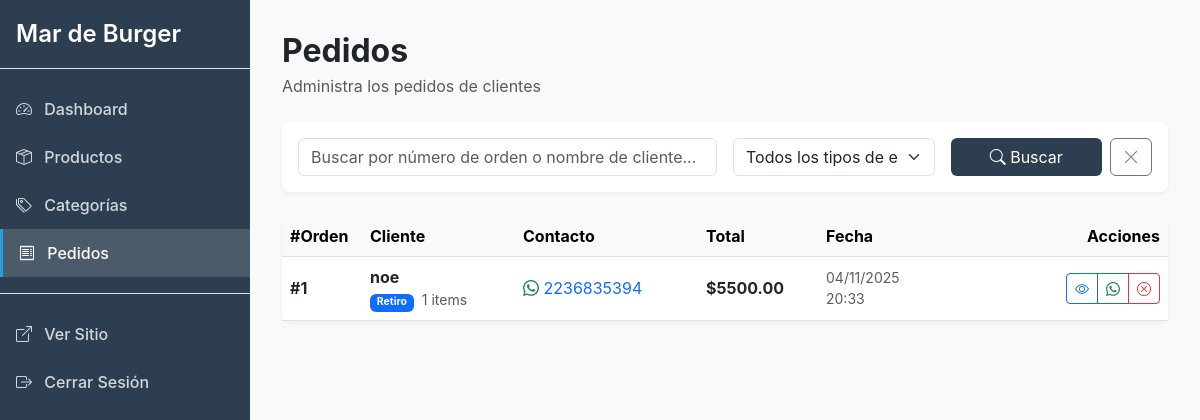
/panel/pedidos/ (signed in), run on an earlier commit of the app's database.
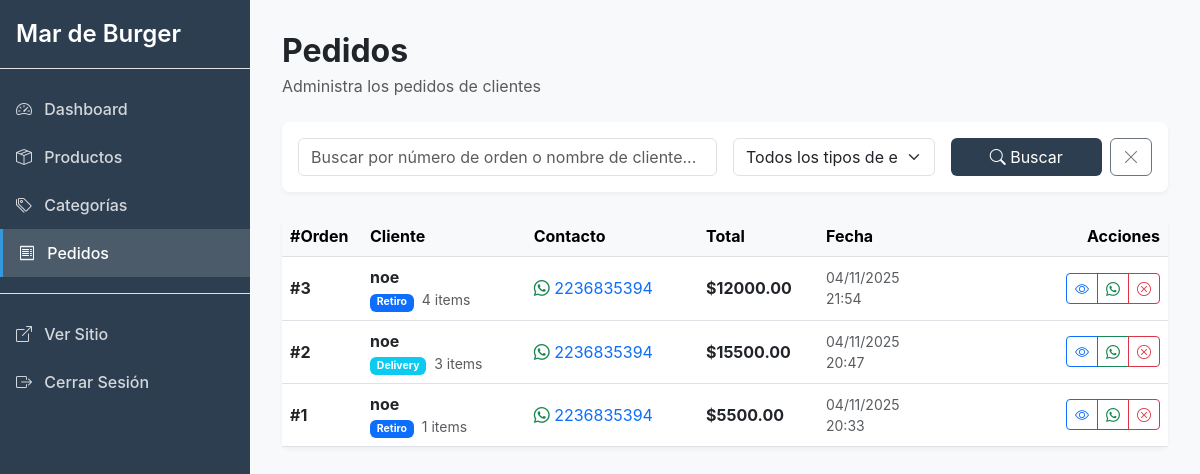
And on a later commit of the database.
### menu/models.py (models this page shows, shortened)
class Pedido(models.Model):
    METODO_PAGO = [
        ('efectivo', 'Efectivo'),
        ('transferencia', 'Transferencia Bancaria'),
        ('mercadopago', 'Mercado Pago'),
    ]
    TIPO_ENTREGA = [
        ('retiro', 'Retiro en local'),
        ('delivery', 'Delivery'),
    ]
    nombre_cliente = models.CharField(max_length=200)
    telefono = models.CharField(max_length=20)
    direccion = models.TextField(
        blank=True,
        help_text="Solo necesario para delivery"
    )
    tipo_entrega = models.CharField(
        max_length=20,
        choices=TIPO_ENTREGA,
        default='retiro'
    )
    metodo_pago = models.CharField(
        max_length=20,
        choices=METODO_PAGO,
        default='efectivo'
    )
    total = models.DecimalField(
        max_digits=10,
        decimal_places=2,
        help_text="Total del pedido"
    )
    notas = models.TextField(
        blank=True,
        help_text="Aclaraciones o instrucciones especiales"
    )
    fecha = models.DateTimeField(auto_now_add=True)
    class Meta:
        ordering = ['-fecha']
        verbose_name_plural = "Pedidos"
    def cantidad_items(self):
        return sum(item.cantidad for item in self.items.all())

class ItemPedido(models.Model):
    pedido = models.ForeignKey(
        Pedido,
        on_delete=models.CASCADE,
        related_name='items'
    )
    producto = models.ForeignKey(
        Producto,
        on_delete=models.CASCADE
    )
    cantidad = models.IntegerField(default=1)
    precio_unitario = models.DecimalField(
        max_digits=10,
        decimal_places=2,
        help_text="Precio al momento de la compra"
    )
    class Meta:
        verbose_name_plural = "Items de Pedido"
    def subtotal(self):
        return self.cantidad * self.precio_unitario

### panel/views.py (the view)
# urls.py: path('pedidos/', views.PedidoListView.as_view(), name='panel_pedido_list'),
class PedidoListView(LoginRequiredMixin, ListView):
    model = Pedido
    template_name = 'panel/pedido_list.html'
    context_object_name = 'pedidos'
    login_url = reverse_lazy('panel_login')
    ordering = ['-fecha']
    paginate_by = 20
    def get_queryset(self):
        queryset = super().get_queryset()
        search = self.request.GET.get('search')
        if search:
            queryset = queryset.filter(
                Q(id__icontains=search) |
                Q(nombre_cliente__icontains=search)
            )
        tipo_entrega = self.request.GET.get('tipo_entrega')
        if tipo_entrega:
            queryset = queryset.filter(tipo_entrega=tipo_entrega)
        return queryset

### panel/templates/panel/pedido_list.html (shortened to what the changed rows need)
{% extends 'panel/base_panel.html' %}
{% block content %}
<div class="d-flex justify-content-between align-items-center mb-4">
    <div>
        <h1 class="h2 fw-bold mb-1">Pedidos</h1>
    </div>
</div>
{% if pedidos %}
<div class="card">
    <div class="card-body p-0">
        <div class="table-responsive">
            <table class="table table-hover mb-0 align-middle">
                <thead class="table-light">
                    <tr>
                        <th style="width: 80px;">#Orden</th>
                        <th>Cliente</th>
                        <th>Contacto</th>
                        <th style="width: 120px;">Total</th>
                        <th style="width: 150px;">Fecha</th>
                        <th class="text-end" style="width: 200px;">Acciones</th>
                    </tr>
                </thead>
                <tbody>
                    {% for pedido in pedidos %}
                    <tr>
                        <td class="fw-bold">#{{ pedido.id }}</td>
                        <td>
                            <div class="d-flex align-items-center">
                                <div>
                                    <div class="fw-bold">{{ pedido.nombre_cliente }}</div>
                                    <div class="small">
                                        {% if pedido.tipo_entrega == 'retiro' %}
                                            <span class="badge bg-primary badge-sm">Retiro</span>
                                        {% else %}
                                            <span class="badge bg-info badge-sm">Delivery</span>
                                        {% endif %}
                                        <span class="text-muted ms-1">{{ pedido.cantidad_items }} items</span>
                                    </div>
                                </div>
                            </div>
                        </td>
                        <td>
                            <a href="https://wa.me/{{ pedido.telefono }}"
                               class="text-decoration-none"
                               target="_blank"
                               title="Contactar por WhatsApp">
                                <i class="bi bi-whatsapp text-success"></i>
                                {{ pedido.telefono }}
                            </a>
                        </td>
                        <td class="fw-bold">${{ pedido.total }}</td>
                        <td class="text-muted small">
                            {{ pedido.fecha|date:"d/m/Y" }}<br>
                            {{ pedido.fecha|date:"H:i" }}
                        </td>
                        <td class="text-end">
                            <div class="btn-group btn-group-sm" role="group">
                                <button type="button"
                                        class="btn btn-outline-primary"
                                        data-bs-toggle="modal"
                                        data-bs-target="#pedidoModal{{ pedido.id }}"
                                        title="Ver detalles">
                                    <i class="bi bi-eye"></i>
                                </button>
                                <a href="https://wa.me/{{ pedido.telefono }}"
                                   class="btn btn-outline-success"
                                   target="_blank"
                                   title="Contactar">
                                    <i class="bi bi-whatsapp"></i>
                                </a>
                                <button type="button"
                                        class="btn btn-outline-danger"
                                        data-bs-toggle="modal"
                                        data-bs-target="#cancelModal{{ pedido.id }}"
                                        title="Cancelar pedido">
                                    <i class="bi bi-x-circle"></i>
                                </button>
                            </div>
                        </td>
                    </tr>
                    {% endfor %}
                </tbody>
            </table>
        </div>
    </div>
</div>
{% endif %}
{% endblock %}

What changed in the data, as far as the page shows it:
added Pedido: id "3", nombre_cliente "noe", tipo_entrega "Retiro", cantidad_items "4", telefono "2236835394", total "12000.00", fecha "04/11/2025", fecha "21:54"
added Pedido: id "2", nombre_cliente "noe", tipo_entrega "Delivery", cantidad_items "3", telefono "2236835394", total "15500.00", fecha "04/11/2025", fecha "20:47"
